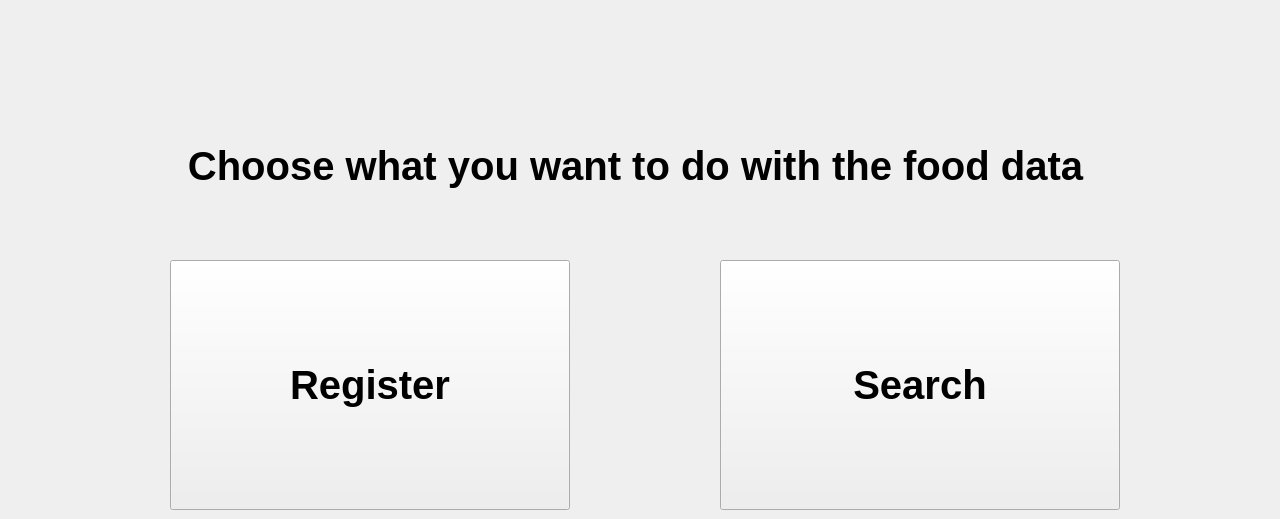
    <widget class="QWidget" name="datamanager_choose_food_job">
     <widget class="QPushButton" name="choose_register_button_food">
      <property name="geometry">
       <rect>
        <x>170</x>
        <y>260</y>
        <width>400</width>
        <height>250</height>
       </rect>
      </property>
      <property name="font">
       <font>
        <pointsize>30</pointsize>
        <weight>75</weight>
        <bold>true</bold>
       </font>
      </property>
      <property name="text">
       <string>Register</string>
      </property>
     </widget>
     <widget class="QPushButton" name="choose_search_button_food">
      <property name="geometry">
       <rect>
        <x>720</x>
        <y>260</y>
        <width>400</width>
        <height>250</height>
       </rect>
      </property>
      <property name="font">
       <font>
        <pointsize>30</pointsize>
        <weight>75</weight>
        <bold>true</bold>
       </font>
      </property>
      <property name="text">
       <string>Search</string>
      </property>
     </widget>
     <widget class="QLabel" name="label_34">
      <property name="geometry">
       <rect>
        <x>0</x>
        <y>140</y>
        <width>1271</width>
        <height>51</height>
       </rect>
      </property>
      <property name="font">
       <font>
        <pointsize>30</pointsize>
        <weight>75</weight>
        <bold>true</bold>
       </font>
      </property>
      <property name="text">
       <string>Choose what you want to do with the food data</string>
      </property>
      <property name="alignment">
       <set>Qt::AlignCenter</set>
      </property>
     </widget>
    </widget>
